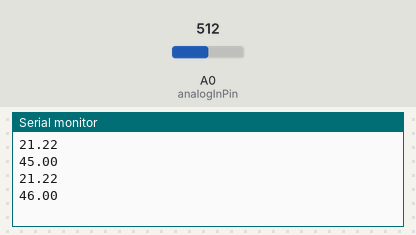
Recording of a sketch running on a simulated Arduino Uno, built with avr-gcc and run on an emulated ATmega328P. Shown: the last lines printed to the serial monitor. The inputs (shaded band) are chosen by the test bench; at power-on: A0 (analogInPin) = 512.

Above: at 2.2 s.
2.3 s: A0 (analogInPin) set to 716
At 3.2 s:
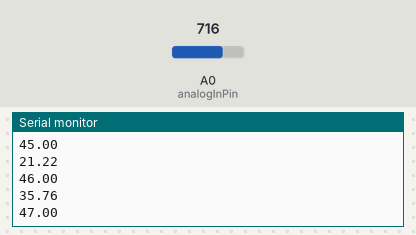
3.8 s: A0 (analogInPin) set to 900
At 4.5 s:
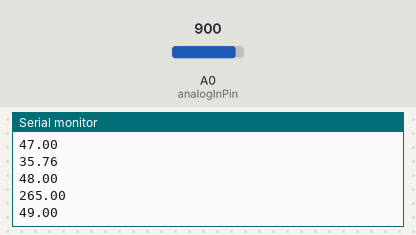
Timing chart, 0 to 6.8 s (numbered marks = the images above; inputs shaded):
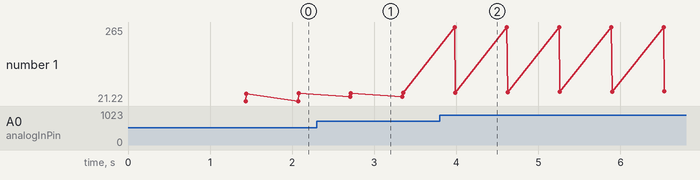

The sketch:

main-v.ino
```cpp
#include <Servo.h>

// Servo variables
const int servoCount = 1;
Servo servos[servoCount];

// Range variables
const int analogInPin = A0;

long currentMillis = 0;

int dataCount = 0;

// Button stuff
int lastButtonState = 0;
int buttonState = 0;
int buttonPin = 8;
long buttonTime = 0;

// Data processing
// y = p1*x^4 + p2*x^3 + p3*x^2 + p4*x + p5

// Coefficients
const int termCount = 5;
float ps[termCount] = {6.1135*pow(10, -9), -1.0478e-05, 0.006638, -1.9374, 259.27};

float processedRange() {
	int raw = analogRead(analogInPin);
	float retRange = 0;
	for (int i = 0; i < termCount; i++) {
		retRange += ps[i]*pow(raw, termCount-1-i);
	}
	return retRange;
}

float averagedRange(int count) {
	float total = 0;

	for (int i = 0; i < count; i ++) {
		float sensorValue = processedRange();

		total += sensorValue;

		delay(2);
	}

	return total/count;
}

void printPoint(float R, float theta) {
	// Radius
	Serial.println(R);
	// Servo 0 theta
	Serial.println(theta);
}

void setup() {
	for (int i = 0; i < servoCount; i++) {
		Servo servo;
		servos[i] = servo;
		servo.attach((i*2)+11);
	}

	setupServo();

	// Setup range
	Serial.begin(9600);

	pinMode(buttonPin, INPUT);
}

void loop() {
	loopServo();
}

void setupServo() {
	servos[0].write(0);
	delay(1000);
}

void loopServo() {
	for(int theta = 45; theta < 90; theta += 1) {
		servos[0].write(theta);
		delay(400);
		printPoint(averagedRange(10), theta);
		delay(200);
	}
}
```

Measured:
- after the input at 2.3 s, the serial monitor: prints a new line after 0.41 s (image 1)
- after the input at 3.8 s, the serial monitor: prints a new line after 0.18 s (image 2)
